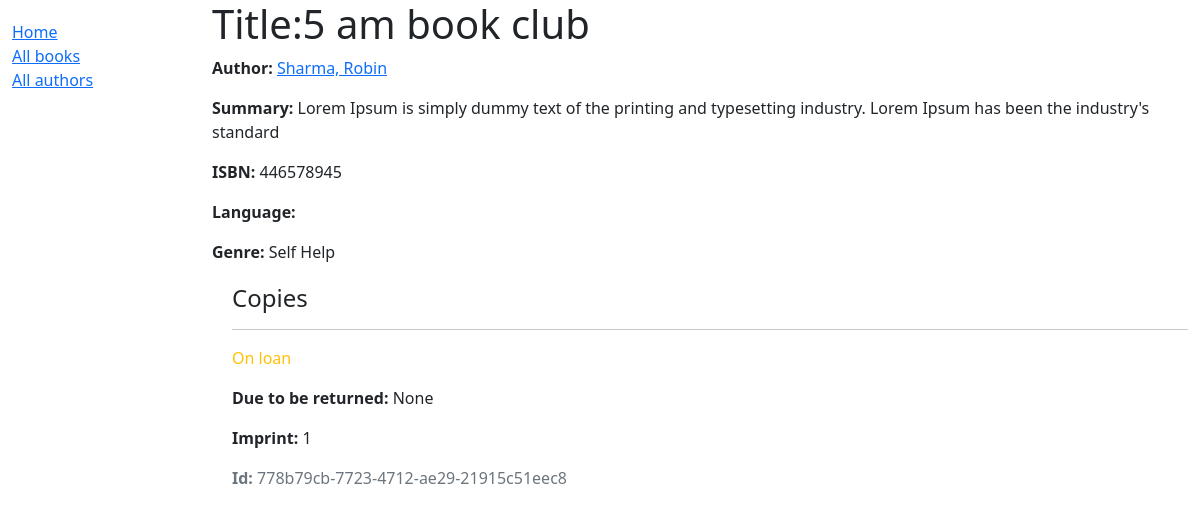
Page /lib/books/1/ on the committed database.
### library/models.py (models this page shows, shortened)
class Book(models.Model):
    title=models.CharField(max_length=200)
    author=models.ForeignKey('Author', on_delete=models.SET_NULL, null=True)
    summary=models.TextField(max_length=1000, help_text='Enter a brief description')
    isbn=models.CharField('ISBN',max_length=13,unique=True,help_text='13 character')
    genre=models.ManyToManyField(Genre, help_text='select a genre for this book')

class Author(models.Model):
    first_name=models.CharField(max_length=100)
    last_name=models.CharField(max_length=100)
    date_of_birth=models.DateField(null=True, blank=True)
    date_of_death=models.DateTimeField('Died', null=True, blank=True)
    class Meta:
        ordering=['last_name','first_name']
    def __str__(self):
        return f'{self.last_name}, {self.first_name}'

class Genre(models.Model):
    name=models.CharField(max_length=200, help_text='Enter a book genre (e.g. Science Fiction)')
    def __str__(self):
        return self.name
    def display_genre(self):
        return ','.join(genre.name for genre in self.genre.all()[:3])
    display_genre.short_description='Genre'

class BookInstance(models.Model):
    id=models.UUIDField(primary_key=True, default=uuid.uuid4,help_text='Unique ID for this particular book across whole library')
    book=models.ForeignKey('Book', on_delete=models.RESTRICT, null=True)
    imprint=models.CharField(max_length=200)
    due_back=models.DateField(null=True,blank=True)
    LOAN_STATUS = (
        ('m', 'Maintenance'),
        ('o', 'On loan'),
        ('a', 'Available'),
        ('r', 'Reserved'),
    )
    status = models.CharField(
        max_length=1,
        choices=LOAN_STATUS,
        blank=True,
        default='m',
        help_text='Book availability',
    )
    class Meta:
        ordering=['due_back']

### library/views.py (the view)
# urls.py: path('books/<int:id>/', views.detail, name='book-detail'),
def detail(request,id):
    book=get_object_or_404(Book, pk=id)
    context={'book':book}
    return render(request, 'library/book_detail.html',context)

### library/templates/library/book_detail.html
{% extends 'library/base.html'%}
{% block content %}
<h1>Title:{{book.title}}</h1>
  <p><strong>Author:</strong> <a href="{% url 'library:book-detail'  %}">{{ book.author }}</a></p>
  <p><strong>Summary:</strong> {{ book.summary }}</p>
  <p><strong>ISBN:</strong> {{ book.isbn }}</p>
  <p><strong>Language:</strong> {{ book.language }}</p>
  <p><strong>Genre:</strong> {{ book.genre.all|join:", " }}</p>
  <div style="margin-left:20px;margin-top:20px">
    <h4>Copies</h4>
    {% for copy in book.bookinstance_set.all %}
      <hr>
      <p class="{% if copy.status == 'a' %}text-success{% elif copy.status == 'm' %}text-danger{% else %}text-warning{% endif %}">
        {{ copy.get_status_display }}
      </p>
      {% if copy.status != 'a' %}
        <p><strong>Due to be returned:</strong> {{ copy.due_back }}</p>
      {% endif %}
      <p><strong>Imprint:</strong> {{ copy.imprint }}</p>
      <p class="text-muted"><strong>Id:</strong> {{ copy.id }}</p>
    {% endfor %}
  </div>
{% endblock %}

### rows in the picture
Book: author "Sharma, Robin", summary "Lorem Ipsum is simply dummy text of the printing and typesetting industry. Lorem Ipsum has been the industry's standard", isbn "446578945", genre.all "Self Help"
BookInstance: status "On loan", due_back "None", imprint "1", id "778b79cb-7723-4712-ae29-21915c51eec8"
